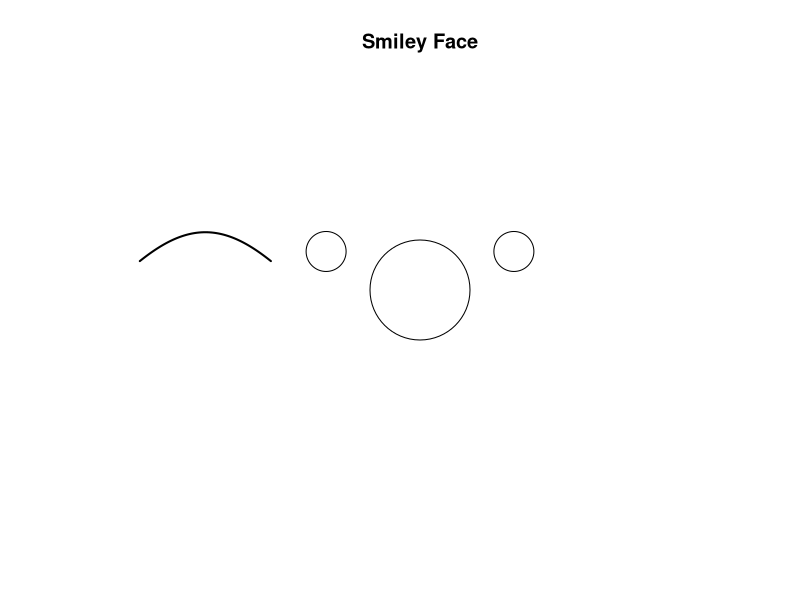

Reproduce this figure in R.
## ---- chunk 1
# Create a blank plot
plot(1, type="n", xlim=c(0,10), ylim=c(0,10), axes=FALSE, xlab="", ylab="", main="Smiley Face")

# Draw the face (circle)
symbols(5, 5, circles=5, add=TRUE, inches=0.5)

# Draw the eyes (circles)
symbols(3.5, 6, circles=0.5, inches=0.2, add=TRUE)
symbols(6.5, 6, circles=0.5, inches=0.2, add=TRUE)

# Draw the mouth (arc)
curve(5 + 1.5 * sin(x), from=pi/6, to=5*pi/6, add=TRUE, col="black", lwd=2)

